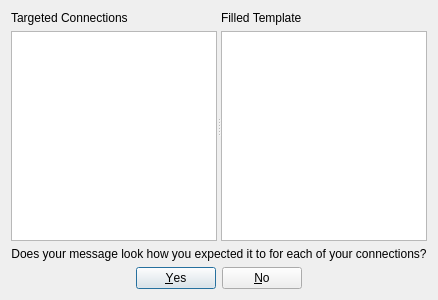
<?xml version="1.0" encoding="UTF-8"?>
<ui version="4.0">
 <class>Dialog</class>
 <widget class="QDialog" name="Dialog">
  <property name="geometry">
   <rect>
    <x>0</x>
    <y>0</y>
    <width>400</width>
    <height>300</height>
   </rect>
  </property>
  <property name="windowTitle">
   <string>Dialog</string>
  </property>
  <layout class="QVBoxLayout" name="verticalLayout_3">
   <item>
    <widget class="QSplitter" name="splitter">
     <property name="sizePolicy">
      <sizepolicy hsizetype="Expanding" vsizetype="Expanding">
       <horstretch>0</horstretch>
       <verstretch>0</verstretch>
      </sizepolicy>
     </property>
     <property name="orientation">
      <enum>Qt::Horizontal</enum>
     </property>
     <widget class="QWidget" name="layoutWidget">
      <layout class="QVBoxLayout" name="verticalLayout_2">
       <item>
        <widget class="QLabel" name="label_2">
         <property name="text">
          <string>Targeted Connections</string>
         </property>
        </widget>
       </item>
       <item>
        <widget class="QListWidget" name="targetedConnectionsList"/>
       </item>
      </layout>
     </widget>
     <widget class="QWidget" name="layoutWidget">
      <layout class="QVBoxLayout" name="verticalLayout">
       <item>
        <widget class="QLabel" name="label_3">
         <property name="text">
          <string>Filled Template</string>
         </property>
        </widget>
       </item>
       <item>
        <widget class="QPlainTextEdit" name="messagePreviewEdit"/>
       </item>
      </layout>
     </widget>
    </widget>
   </item>
   <item>
    <widget class="QLabel" name="label">
     <property name="sizePolicy">
      <sizepolicy hsizetype="Preferred" vsizetype="Minimum">
       <horstretch>0</horstretch>
       <verstretch>0</verstretch>
      </sizepolicy>
     </property>
     <property name="text">
      <string>Does your message look how you expected it to for each of your connections?</string>
     </property>
     <property name="alignment">
      <set>Qt::AlignCenter</set>
     </property>
    </widget>
   </item>
   <item>
    <widget class="QDialogButtonBox" name="buttonBox">
     <property name="orientation">
      <enum>Qt::Horizontal</enum>
     </property>
     <property name="standardButtons">
      <set>QDialogButtonBox::No|QDialogButtonBox::Yes</set>
     </property>
     <property name="centerButtons">
      <bool>true</bool>
     </property>
    </widget>
   </item>
  </layout>
 </widget>
 <resources/>
 <connections>
  <connection>
   <sender>buttonBox</sender>
   <signal>accepted()</signal>
   <receiver>Dialog</receiver>
   <slot>accept()</slot>
   <hints>
    <hint type="sourcelabel">
     <x>248</x>
     <y>254</y>
    </hint>
    <hint type="destinationlabel">
     <x>157</x>
     <y>274</y>
    </hint>
   </hints>
  </connection>
  <connection>
   <sender>buttonBox</sender>
   <signal>rejected()</signal>
   <receiver>Dialog</receiver>
   <slot>reject()</slot>
   <hints>
    <hint type="sourcelabel">
     <x>316</x>
     <y>260</y>
    </hint>
    <hint type="destinationlabel">
     <x>286</x>
     <y>274</y>
    </hint>
   </hints>
  </connection>
 </connections>
</ui>
